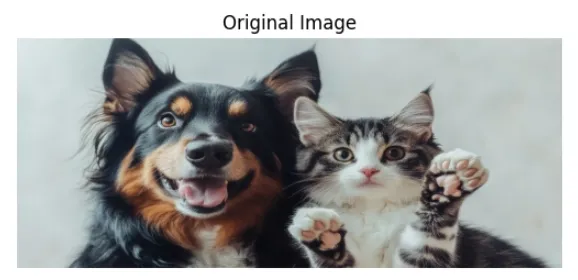
#> input picture point1/blur1.webp, 578 x 280 px
$ python graysc.py
#> lines starting #> are read from the running program, lines starting #| are printed output that depends on the picture
import cv2

img = cv2.imread('blur1.webp', 0)
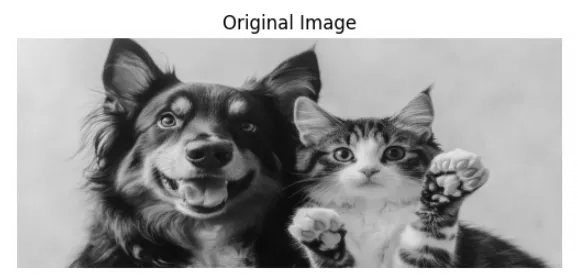
#> img: shape (280, 578); min 0, max 255, mean 164.4

cv2.imshow('Grayscale Image', img)
cv2.waitKey(0)
cv2.destroyAllWindows()
import cv2

img_weighted = cv2.imread('blur1.webp')
#> img_weighted is the input picture: shape (280, 578, 3); mean B, G, R 163.9, 165, 163.4
rows, cols = img_weighted.shape[:2]
#> rows = 280; cols = 578

for i in range(rows):
    for j in range(cols):
        gray = 0.2989 * img_weighted[i, j][2] + 0.5870 * img_weighted[i, j][1] + 0.1140 * img_weighted[i, j][0]
        img_weighted[i, j] = [gray, gray, gray]

cv2.imshow('Grayscale Image (Weighted)', img_weighted)
cv2.waitKey(0)
cv2.destroyAllWindows()
import cv2

img = cv2.imread('blur1.webp')
rows, cols = img.shape[:2]

for i in range(rows):
    for j in range(cols):
        gray = (img[i, j, 0] + img[i, j, 1] + img[i, j, 2]) / 3
        img[i, j] = [gray, gray, gray]
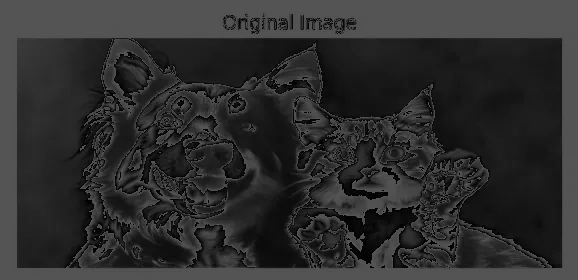
#> img: shape (280, 578, 3); min 0, max 85, mean 46.1

cv2.imshow('Grayscale Image (Average)', img)
cv2.waitKey(0)
cv2.destroyAllWindows()
